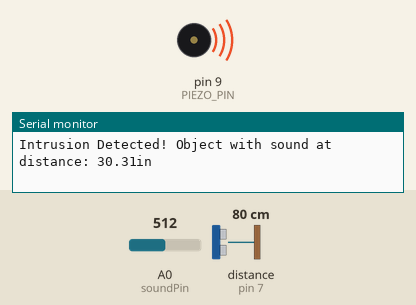
Recording of a sketch running on a simulated Arduino Uno, built with avr-gcc and run on an emulated ATmega328P. On the bench: buzzer (waves = sounding), the last lines printed to the serial monitor. Wiring (inferred from the names in the program): ultrasonic range finder: trigger pin 6; echo pin 7. The inputs (shaded band) are chosen by the test bench; at power-on: distance to the obstacle (sensor on pin 7) 80 cm, A0 (soundPin) = 512. The echo pulse lasts 58.3 µs per cm.

Above: at 1.2 s.
1.3 s: distance to the obstacle (sensor on pin 7) set to 129 cm
At 1.55 s:
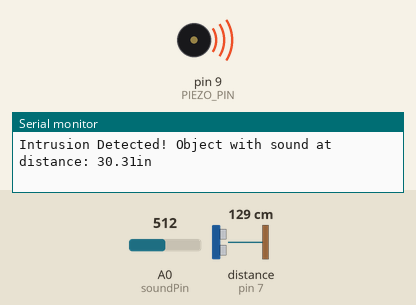
4.3 s: distance to the obstacle (sensor on pin 7) set to 135 cm
At 4.7 s:
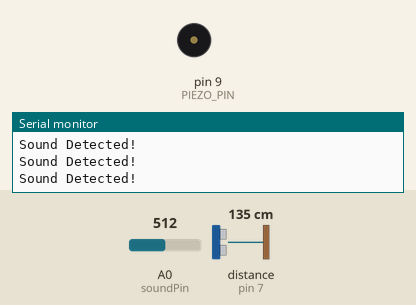
Timing chart, 0 to 7.3 s (numbered marks = the images above; inputs shaded):
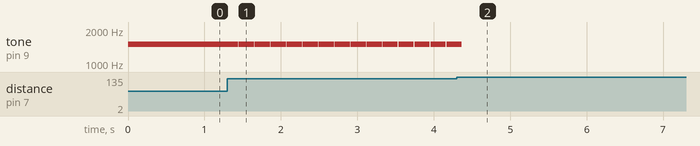

Measured:
- the behaviour switches between 131 and 132 cm on distance to the obstacle (sensor on pin 7) (found by bisection; images 1 and 2)
- after the input at 1.3 s, tone on pin 9 (PIEZO_PIN): alternates 1500 Hz for 0.20 s and silent for 0.01 s, starting after 0.14 s
- after the input at 4.3 s, tone on pin 9 (PIEZO_PIN): goes on until 4.4 s, then stays silent

The sketch:

fantastic_albar_stantia1.ino
```cpp
// C++ code
//
#define PIEZO_PIN 9
const int trigger = 6;
const int echo = 7;
const int soundPin = A0;

float distance;
float dist_inches;

const float DIST_THRESHOLD = 50.0;
const int SOUND_THRESHOLD = 520;

void setup()
{
  Serial.begin(9600);

  pinMode(trigger,OUTPUT);
  pinMode(echo,INPUT);
  pinMode(PIEZO_PIN,OUTPUT);
}

void loop()
{

  digitalWrite(trigger, LOW);
  delayMicroseconds(5);
  digitalWrite(trigger, HIGH);
  delayMicroseconds(10);
  digitalWrite(trigger, LOW);

  distance = pulseIn(echo,HIGH);
  distance = distance * 0.0001657;
  dist_inches = distance*39.37;
  int sound_value = analogRead(soundPin);

  if(dist_inches < DIST_THRESHOLD && sound_value < SOUND_THRESHOLD){
    tone(PIEZO_PIN, 1500);
    delay(200);
    noTone(PIEZO_PIN);

    Serial.print("Intrusion Detected! Object with sound at distance: ");
    Serial.print(dist_inches);
    Serial.println("in");
  }
  else if(dist_inches < DIST_THRESHOLD){
    Serial.print("Object detected at distance: ");
    Serial.print(dist_inches);
    Serial.println("in");
  }
  else if(sound_value < SOUND_THRESHOLD){
    Serial.println("Sound Detected!");
  }
  else{
    Serial.println("No intrusion Detected");
  }
}
```
